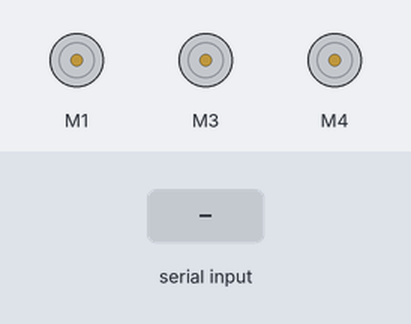
Simulated run of this sketch. Board: Arduino Uno, built with avr-gcc and run on an emulated ATmega328P. Parts: 3 × DC motor (green arrow = forward, orange = backward, longer = faster). Inputs (shaded band) come from the test bench.

Above: at 1.2 s.
1.3 s: "B" received over the second serial link
At 1.7 s:
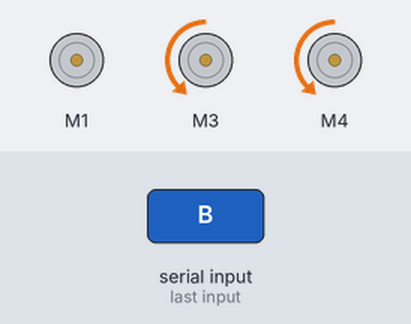
2.8 s: "F" received over the second serial link
At 4.0 s:
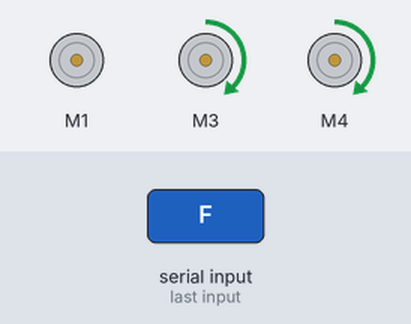
4.3 s: "L" received over the second serial link
At 5.2 s:
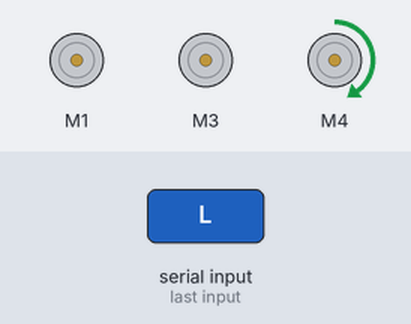
5.8 s: "R" received over the second serial link
At 6.4 s:
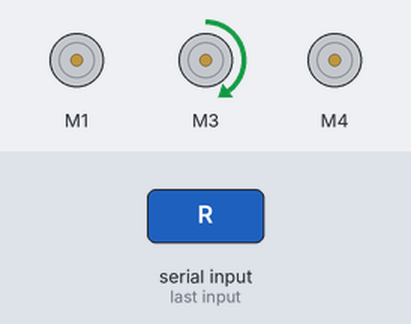
7.3 s: "S" received over the second serial link
At 8.5 s:
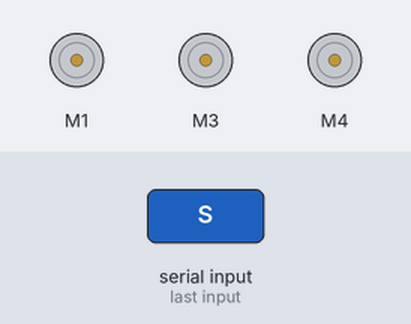
8.8 s: "U" received over the second serial link
At 9.8 s:
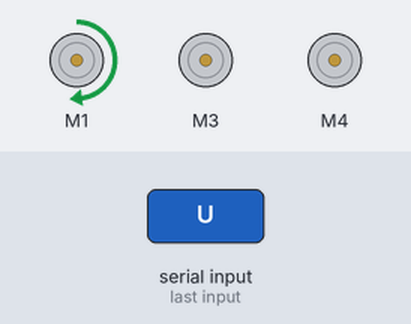
Timing chart, 0 to 11.3 s (numbered marks = the images above; inputs shaded):
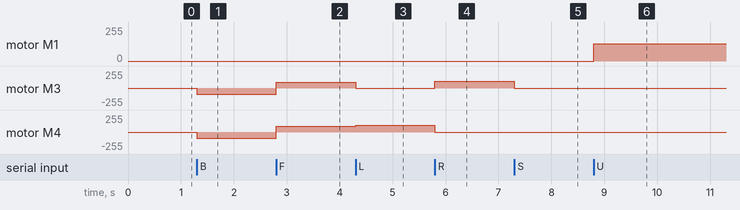

Measured:
- after the input at 1.3 s, motor M3, motor M4: stopped → backward 90/255 at once
- after the input at 2.8 s, motor M3, motor M4: backward 90/255 → forward 90/255 at once
- after the input at 4.3 s, motor M3: forward 90/255 → stopped at once; motor M4: forward 90/255 → forward 100/255 at once
- after the input at 5.8 s, motor M3: stopped → forward 100/255 at once; motor M4: forward 100/255 → stopped at once
- after the input at 7.3 s, motor M3: forward 100/255 → stopped at once
- after the input at 8.8 s, motor M1: stopped → forward 130/255 at once

The sketch:

Pass_The_Butter.ino
```cpp
#include <AFMotor.h> //Adafruit Motor Shield libray
#include <SoftwareSerial.h> //SoftwareSerial libray
SoftwareSerial mySerial(2, 3); //TX,RX
AF_DCMotor motor1(1); //Servo Motor
AF_DCMotor motor3(3); //DC Motor1
AF_DCMotor motor4(4); //DC Motor2

void setup()
{
  Serial.begin(9600);
  mySerial.begin(9600);
}

void loop()
{
  if (mySerial.available() > 0)
  {
    char c = mySerial.read();
    Stop();

    if(c == 'B')
    {
      back();
    }
    if(c == 'F')
    {
      forward();
    }
    if(c == 'L')
    {
      right();
    }
    if(c == 'R')
    {
      left();
    }
    if(c == 'S')
    {
      Stop();
    }
    if (c == 'U')
    {
      motor1.setSpeed(130);
      motor1.run(FORWARD);
    }
    if (c == 'D')
    {
      motor1.setSpeed(45);
      motor1.run(BACKWARD);
    }

  }
}
void forward()
{
  motor3.setSpeed(90);
  motor3.run(FORWARD);
  motor4.setSpeed(90);
  motor4.run(FORWARD);
}
void back()
{
  motor3.setSpeed(90);
  motor3.run(BACKWARD);
  motor4.setSpeed(90);
  motor4.run(BACKWARD);
}

void left()
{
  motor3.setSpeed(100);
  motor3.run(FORWARD);
  motor4.setSpeed(0);
  motor4.run(RELEASE);
}

void right()
{
  motor3.setSpeed(0);
  motor3.run(RELEASE);
  motor4.setSpeed(100);
  motor4.run(FORWARD);
}

void Stop()
{
  motor1.setSpeed(0);
  motor1.run(RELEASE);
  motor3.setSpeed(0);
  motor3.run(RELEASE);
  motor4.setSpeed(0);
  motor4.run(RELEASE);
}
```
